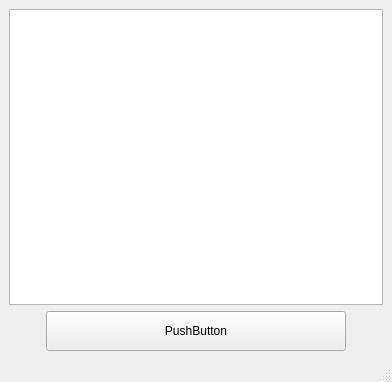
<?xml version="1.0" encoding="UTF-8"?>
<ui version="4.0">
 <class>MainWindow</class>
 <widget class="QMainWindow" name="MainWindow">
  <property name="windowModality">
   <enum>Qt::ApplicationModal</enum>
  </property>
  <property name="geometry">
   <rect>
    <x>0</x>
    <y>0</y>
    <width>392</width>
    <height>382</height>
   </rect>
  </property>
  <property name="windowTitle">
   <string>Earn Report</string>
  </property>
  <widget class="QWidget" name="centralwidget">
   <layout class="QVBoxLayout" name="verticalLayout">
    <item>
     <widget class="QTableView" name="resultsTable"/>
    </item>
    <item>
     <layout class="QHBoxLayout" name="horizontalLayout">
      <item>
       <widget class="QPushButton" name="pushButton">
        <property name="minimumSize">
         <size>
          <width>0</width>
          <height>40</height>
         </size>
        </property>
        <property name="maximumSize">
         <size>
          <width>300</width>
          <height>16777215</height>
         </size>
        </property>
        <property name="text">
         <string>PushButton</string>
        </property>
       </widget>
      </item>
     </layout>
    </item>
   </layout>
  </widget>
  <widget class="QMenuBar" name="menubar">
   <property name="geometry">
    <rect>
     <x>0</x>
     <y>0</y>
     <width>392</width>
     <height>22</height>
    </rect>
   </property>
  </widget>
  <widget class="QStatusBar" name="statusbar"/>
 </widget>
 <resources/>
 <connections/>
</ui>
